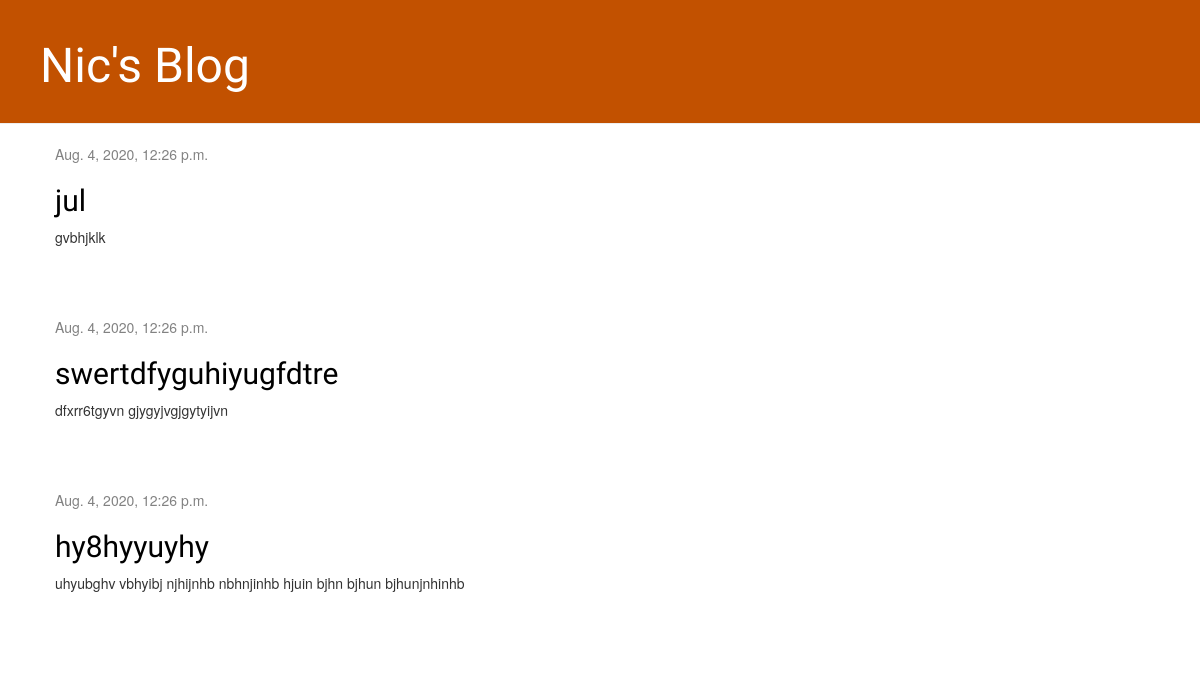
The page /blog/ on the database as committed earlier.
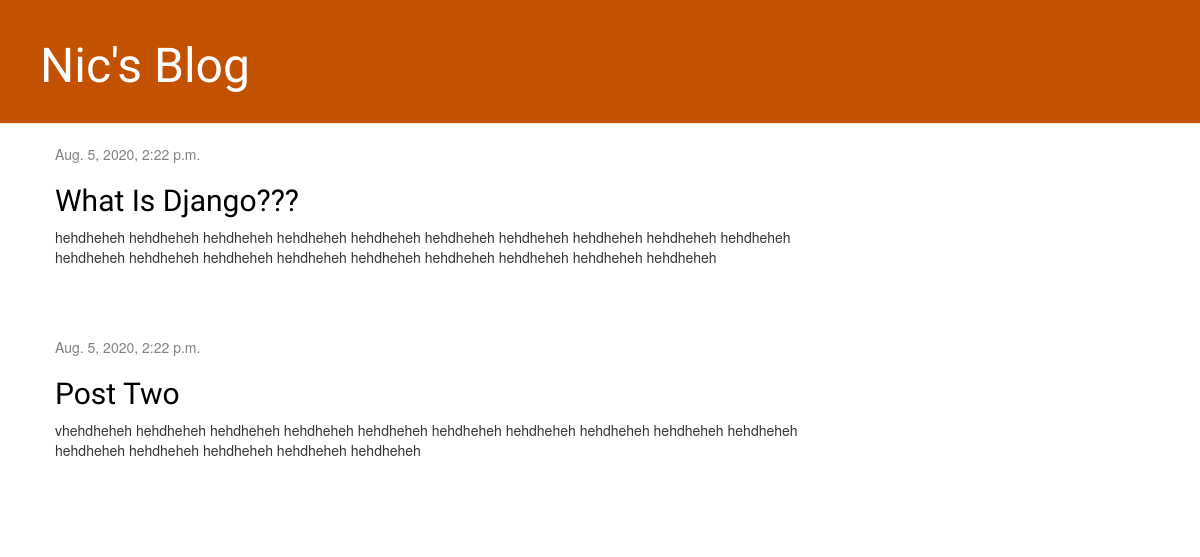
The same page on the database as committed later.
### blog/models.py (models this page shows, shortened)
class Post(models.Model):
    author = models.ForeignKey(settings.AUTH_USER_MODEL, on_delete=models.CASCADE)
    title = models.CharField(max_length=200)
    text = models.TextField()
    created_date = models.DateTimeField(default=timezone.now)
    published_date = models.DateTimeField(blank=True, null=True)

### blog/views.py (the view)
# urls.py: path('', views.post_list, name='post_list'),
def post_list(request):
    posts = Post.objects.filter(published_date__lte=timezone.now()).order_by('published_date')
    return render(request, 'blog/post_list.html', {'posts': posts})

### blog/templates/blog/post_list.html
{% extends 'blog/base.html' %}
{% block content %}
    {% for post in posts %}
        <div class="post">
            <div class="date">
                {{ post.published_date }}
            </div>
            <h2><a href="{% url 'post_detail' pk=post.pk %}">{{ post.title }}</a></h2>
            <p>{{ post.text|linebreaksbr }}</p>
        </div>
    {% endfor %}
{% endblock %}

### blog/templates/blog/base.html (shortened to what this page needs)
{% load static %}
<html>
    <head>
        <link rel="stylesheet" href="//maxcdn.bootstrapcdn.com/bootstrap/3.2.0/css/bootstrap.min.css">
        <link rel="stylesheet" href="//maxcdn.bootstrapcdn.com/bootstrap/3.2.0/css/bootstrap-theme.min.css">
        <link rel="stylesheet" href="{% static 'css/blog.css' %}">
    </head>
    <body>
    <div class="page-header">
        <h1><a href="/">Nic's Blog</a></h1>
    </div>
    <div class="content container">
        <div class="row">
            <div class="col-md-8">
            {% block content %}
            {% endblock %}
            </div>
        </div>
    </div>
</body>
</html>

### blog/static/css/blog.css (style rules this page uses)
.page-header { background-color: #C25100; margin-top: 0; padding: 20px 20px 20px 40px; }
.page-header h1, .page-header h1 a, .page-header h1 a:visited, .page-header h1 a:active { color: #ffffff; font-size: 36pt; text-decoration: none; }
.content { margin-left: 40px; }
h1, h2, h3, h4 { font-family: 'Lobster', cursive; }
.date { color: #828282; }
.post { margin-bottom: 70px; }
.post h2 a, .post h2 a:visited { color: #000000; }

Rows that differ between the two databases and show on the page:
removed Post: published_date "Aug. 4, 2020, 12:26 p.m.", title "jul", text "gvbhjklk"
removed Post: published_date "Aug. 4, 2020, 12:26 p.m.", title "swertdfyguhiyugfdtre", text "dfxrr6tgyvn gjygyjvgjgytyijvn"
removed Post: published_date "Aug. 4, 2020, 12:26 p.m.", title "hy8hyyuyhy", text "uhyubghv vbhyibj njhijnhb nbhnjinhb hjuin bjhn bjhun bjhunjnhinhb"
added Post: published_date "Aug. 5, 2020, 2:22 p.m.", title "What Is Django???", text "hehdheheh hehdheheh hehdheheh hehdheheh hehdheheh hehdheheh hehdheheh hehdheheh hehdheheh hehdheheh hehdheheh hehdheheh hehdheheh hehdheheh hehdheheh hehdheheh hehdheheh hehdheheh hehdheheh"
added Post: published_date "Aug. 5, 2020, 2:22 p.m.", title "Post Two", text "vhehdheheh hehdheheh hehdheheh hehdheheh hehdheheh hehdheheh hehdheheh hehdheheh hehdheheh hehdheheh hehdheheh hehdheheh hehdheheh hehdheheh hehdheheh"
